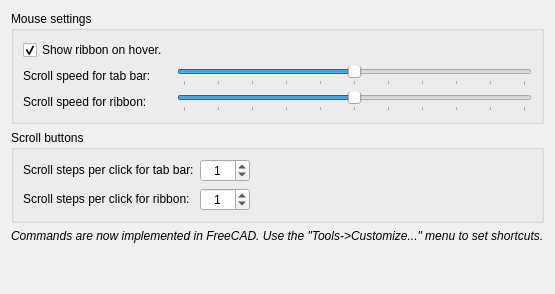
           <widget class="QWidget" name="tab">
            <attribute name="title">
             <string>Navigation</string>
            </attribute>
            <layout class="QGridLayout" name="gridLayout_14">
             <item row="3" column="0">
              <spacer name="verticalSpacer">
               <property name="orientation">
                <enum>Qt::Orientation::Vertical</enum>
               </property>
               <property name="sizeHint" stdset="0">
                <size>
                 <width>20</width>
                 <height>40</height>
                </size>
               </property>
              </spacer>
             </item>
             <item row="0" column="0">
              <widget class="QGroupBox" name="groupBox_6">
               <property name="title">
                <string>Mouse settings</string>
               </property>
               <layout class="QGridLayout" name="gridLayout_16">
                <item row="0" column="0">
                 <layout class="QGridLayout" name="gridLayout_15">
                  <item row="0" column="0">
                   <widget class="QCheckBox" name="EnableEnterEvent">
                    <property name="text">
                     <string>Show ribbon on hover. </string>
                    </property>
                    <property name="checked">
                     <bool>true</bool>
                    </property>
                   </widget>
                  </item>
                  <item row="2" column="1">
                   <widget class="QSlider" name="ScrollSpeed_Ribbon">
                    <property name="maximum">
                     <number>10</number>
                    </property>
                    <property name="pageStep">
                     <number>1</number>
                    </property>
                    <property name="value">
                     <number>5</number>
                    </property>
                    <property name="orientation">
                     <enum>Qt::Orientation::Horizontal</enum>
                    </property>
                    <property name="tickPosition">
                     <enum>QSlider::TickPosition::TicksBelow</enum>
                    </property>
                    <property name="tickInterval">
                     <number>1</number>
                    </property>
                   </widget>
                  </item>
                  <item row="2" column="0">
                   <widget class="QLabel" name="label_12">
                    <property name="sizePolicy">
                     <sizepolicy hsizetype="Fixed" vsizetype="Preferred">
                      <horstretch>0</horstretch>
                      <verstretch>0</verstretch>
                     </sizepolicy>
                    </property>
                    <property name="minimumSize">
                     <size>
                      <width>130</width>
                      <height>0</height>
                     </size>
                    </property>
                    <property name="font">
                     <font>
                      <bold>false</bold>
                     </font>
                    </property>
                    <property name="text">
                     <string>&lt;html&gt;&lt;head/&gt;&lt;body&gt;&lt;p&gt;Scroll speed for ribbon:&lt;/p&gt;&lt;/body&gt;&lt;/html&gt;</string>
                    </property>
                   </widget>
                  </item>
                  <item row="1" column="0">
                   <widget class="QLabel" name="label_13">
                    <property name="sizePolicy">
                     <sizepolicy hsizetype="Fixed" vsizetype="Preferred">
                      <horstretch>0</horstretch>
                      <verstretch>0</verstretch>
                     </sizepolicy>
                    </property>
                    <property name="minimumSize">
                     <size>
                      <width>130</width>
                      <height>0</height>
                     </size>
                    </property>
                    <property name="font">
                     <font>
                      <bold>false</bold>
                     </font>
                    </property>
                    <property name="text">
                     <string>&lt;html&gt;&lt;head/&gt;&lt;body&gt;&lt;p&gt;Scroll speed for tab bar:&lt;/p&gt;&lt;/body&gt;&lt;/html&gt;</string>
                    </property>
                   </widget>
                  </item>
                  <item row="1" column="1">
                   <widget class="QSlider" name="ScrollSpeed_TabBar">
                    <property name="sizePolicy">
                     <sizepolicy hsizetype="Expanding" vsizetype="Fixed">
                      <horstretch>0</horstretch>
                      <verstretch>0</verstretch>
                     </sizepolicy>
                    </property>
                    <property name="maximum">
                     <number>10</number>
                    </property>
                    <property name="singleStep">
                     <number>1</number>
                    </property>
                    <property name="pageStep">
                     <number>1</number>
                    </property>
                    <property name="value">
                     <number>5</number>
                    </property>
                    <property name="sliderPosition">
                     <number>5</number>
                    </property>
                    <property name="orientation">
                     <enum>Qt::Orientation::Horizontal</enum>
                    </property>
                    <property name="tickPosition">
                     <enum>QSlider::TickPosition::TicksBelow</enum>
                    </property>
                    <property name="tickInterval">
                     <number>1</number>
                    </property>
                   </widget>
                  </item>
                 </layout>
                </item>
               </layout>
              </widget>
             </item>
             <item row="2" column="0">
              <widget class="QLabel" name="label_41">
               <property name="font">
                <font>
                 <italic>true</italic>
                </font>
               </property>
               <property name="text">
                <string>Commands are now implemented in FreeCAD. Use the &quot;Tools-&gt;Customize...&quot; menu to set shortcuts.</string>
               </property>
              </widget>
             </item>
             <item row="1" column="0">
              <widget class="QGroupBox" name="groupBox_7">
               <property name="title">
                <string>Scroll buttons</string>
               </property>
               <layout class="QGridLayout" name="gridLayout_18">
                <item row="0" column="0">
                 <layout class="QGridLayout" name="gridLayout_17">
                  <item row="0" column="1">
                   <widget class="QSpinBox" name="ScrollClicks_TabBar">
                    <property name="sizePolicy">
                     <sizepolicy hsizetype="Fixed" vsizetype="Preferred">
                      <horstretch>0</horstretch>
                      <verstretch>0</verstretch>
                     </sizepolicy>
                    </property>
                    <property name="minimumSize">
                     <size>
                      <width>50</width>
                      <height>0</height>
                     </size>
                    </property>
                    <property name="sizeIncrement">
                     <size>
                      <width>0</width>
                      <height>0</height>
                     </size>
                    </property>
                    <property name="baseSize">
                     <size>
                      <width>0</width>
                      <height>0</height>
                     </size>
                    </property>
                    <property name="font">
                     <font>
                      <bold>false</bold>
                     </font>
                    </property>
                    <property name="frame">
                     <bool>true</bool>
                    </property>
                    <property name="alignment">
                     <set>Qt::AlignmentFlag::AlignCenter</set>
                    </property>
                    <property name="correctionMode">
                     <enum>QAbstractSpinBox::CorrectionMode::CorrectToNearestValue</enum>
                    </property>
                    <property name="showGroupSeparator" stdset="0">
                     <bool>false</bool>
                    </property>
                    <property name="minimum">
                     <number>0</number>
                    </property>
                    <property name="maximum">
                     <number>10</number>
                    </property>
                    <property name="value">
                     <number>1</number>
                    </property>
                    <property name="displayIntegerBase">
                     <number>10</number>
                    </property>
                   </widget>
                  </item>
                  <item row="1" column="0">
                   <widget class="QLabel" name="label_14">
                    <property name="sizePolicy">
                     <sizepolicy hsizetype="Fixed" vsizetype="Preferred">
                      <horstretch>0</horstretch>
                      <verstretch>0</verstretch>
                     </sizepolicy>
                    </property>
                    <property name="minimumSize">
                     <size>
                      <width>130</width>
                      <height>0</height>
                     </size>
                    </property>
                    <property name="font">
                     <font>
                      <bold>false</bold>
                     </font>
                    </property>
                    <property name="text">
                     <string>&lt;html&gt;&lt;head/&gt;&lt;body&gt;&lt;p&gt;Scroll steps per click for ribbon:&lt;/p&gt;&lt;/body&gt;&lt;/html&gt;</string>
                    </property>
                   </widget>
                  </item>
                  <item row="1" column="1">
                   <widget class="QSpinBox" name="ScrollClicks_Ribbon">
                    <property name="sizePolicy">
                     <sizepolicy hsizetype="Fixed" vsizetype="Preferred">
                      <horstretch>0</horstretch>
                      <verstretch>0</verstretch>
                     </sizepolicy>
                    </property>
                    <property name="minimumSize">
                     <size>
                      <width>50</width>
                      <height>0</height>
                     </size>
                    </property>
                    <property name="baseSize">
                     <size>
                      <width>0</width>
                      <height>0</height>
                     </size>
                    </property>
                    <property name="font">
                     <font>
                      <bold>false</bold>
                     </font>
                    </property>
                    <property name="alignment">
                     <set>Qt::AlignmentFlag::AlignCenter</set>
                    </property>
                    <property name="correctionMode">
                     <enum>QAbstractSpinBox::CorrectionMode::CorrectToNearestValue</enum>
                    </property>
                    <property name="maximum">
                     <number>10</number>
                    </property>
                    <property name="value">
                     <number>1</number>
                    </property>
                    <property name="displayIntegerBase">
                     <number>10</number>
                    </property>
                   </widget>
                  </item>
                  <item row="0" column="0">
                   <widget class="QLabel" name="label_15">
                    <property name="sizePolicy">
                     <sizepolicy hsizetype="Fixed" vsizetype="Preferred">
                      <horstretch>0</horstretch>
                      <verstretch>0</verstretch>
                     </sizepolicy>
                    </property>
                    <property name="minimumSize">
                     <size>
                      <width>130</width>
                      <height>0</height>
                     </size>
                    </property>
                    <property name="font">
                     <font>
                      <bold>false</bold>
                     </font>
                    </property>
                    <property name="text">
                     <string>&lt;html&gt;&lt;head/&gt;&lt;body&gt;&lt;p&gt;Scroll steps per click for tab bar:&lt;/p&gt;&lt;/body&gt;&lt;/html&gt;</string>
                    </property>
                   </widget>
                  </item>
                 </layout>
                </item>
                <item row="0" column="1">
                 <spacer name="horizontalSpacer_4">
                  <property name="orientation">
                   <enum>Qt::Orientation::Horizontal</enum>
                  </property>
                  <property name="sizeHint" stdset="0">
                   <size>
                    <width>40</width>
                    <height>20</height>
                   </size>
                  </property>
                 </spacer>
                </item>
               </layout>
              </widget>
             </item>
            </layout>
           </widget>
